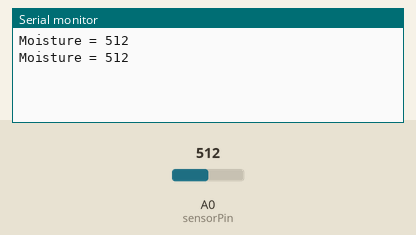
This sketch was run on a simulated Arduino Uno, built with avr-gcc and run on an emulated ATmega328P. Parts: the last lines printed to the serial monitor. The inputs (shaded band) are chosen by the test bench; at power-on: A0 (sensorPin) = 512.

Above: at 1.8 s.
1.9 s: A0 (sensorPin) set to 716
At 2.8 s:
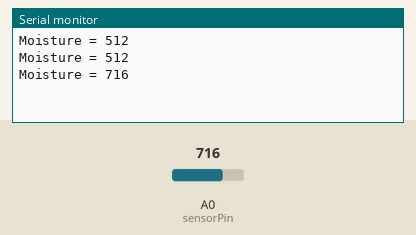
3.4 s: A0 (sensorPin) set to 900
At 4.4 s:
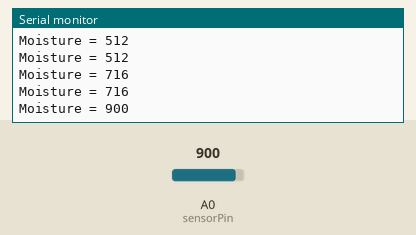
Timing chart, 0 to 6.4 s (numbered marks = the images above; inputs shaded):
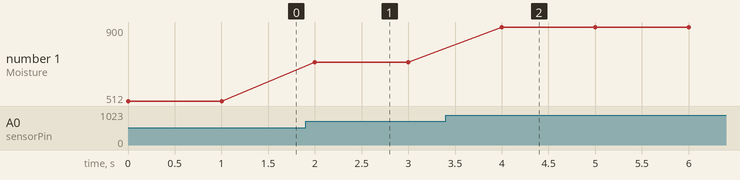

Measured:
- after the input at 1.9 s, the serial monitor: prints a new line after 0.10 s (image 1)
- after the input at 3.4 s, the serial monitor: prints a new line after 0.60 s (image 2)
- plotted number 1: 512 → 716 after the input at 1.9 s, 716 → 900 after the input at 3.4 s

The sketch:

MoistureSensor.ino
```cpp
//Moisture Sensor
//To connect A0

//This Moisture Senor can be used for detecting the moisture of soil or judge if there is water around the sensor, let the plant in your garden able to reach out for human's help when they are thirsty.
//This sensor is very easy to use, you can just simply insert in into the soil and read the data.
//With this sensor, you can make a small project that can let the plant send a message to you like " I am thirsty now, please feed me some water."

int sensorPin = A0;
int sensorValue = 0;

void setup() {
    Serial.begin(9600);
}
void loop() {
    // read the value from the sensor:
    sensorValue = analogRead(sensorPin);
    Serial.print("Moisture = " );
    Serial.println(sensorValue);
    delay(1000);
}
```
